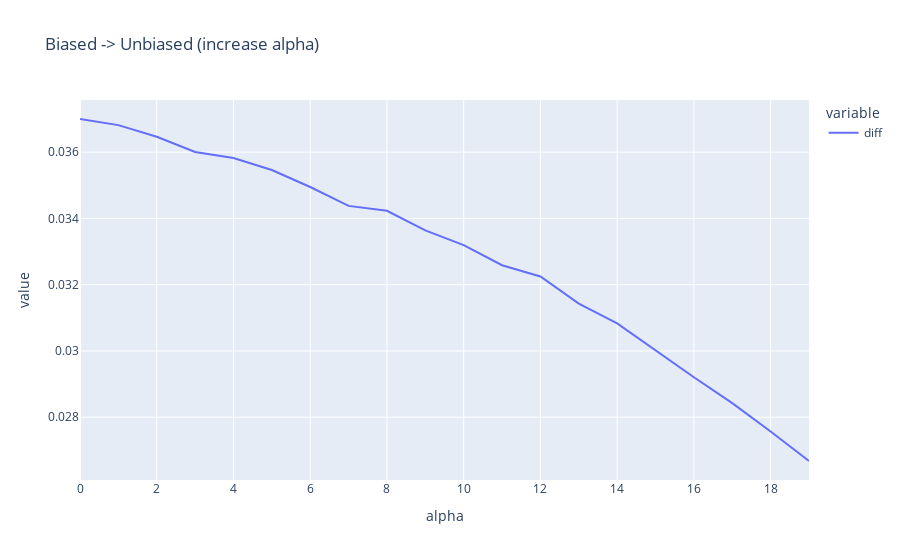

The notebook cell this image was saved under:
### Code cell
px.line(pd.DataFrame(df_out), x='alpha', y=['diff'], title=title)

### Figure 1 — Plotly figure (JSON) as saved in the notebook; plotly's stock layout.template omitted (floating-point values rounded to 4 significant figures)
{"data": [{"hovertemplate": "variable=diff<br>alpha=%{x}<br>value=%{y}<extra></extra>", "legendgroup": "diff", "line": {"color": "#636efa", "dash": "solid"}, "marker": {"symbol": "circle"}, "mode": "lines", "name": "diff", "orientation": "h", "showlegend": true, "type": "scatter", "x": [0, 1, 2, 3, 4, 5, 6, 7, 8, 9, 10, 11, 12, 13, 14, 15, 16, 17, 18, 19], "xaxis": "x", "y": [0.037, 0.03681, 0.03646, 0.03601, 0.03582, 0.03546, 0.03495, 0.03438, 0.03423, 0.03364, 0.03319, 0.03259, 0.03225, 0.03143, 0.03083, 0.03002, 0.02921, 0.02842, 0.02757, 0.02668], "yaxis": "y"}], "layout": {"autosize": true, "legend": {"title": {"text": "variable"}, "tracegroupgap": 0}, "title": {"text": "Biased -> Unbiased (increase alpha)"}, "xaxis": {"anchor": "y", "autorange": true, "domain": [0, 1], "range": [0, 19], "title": {"text": "alpha"}, "type": "linear"}, "yaxis": {"anchor": "x", "autorange": true, "domain": [0, 1], "range": [0.02611, 0.03757], "title": {"text": "value"}, "type": "linear"}}}
